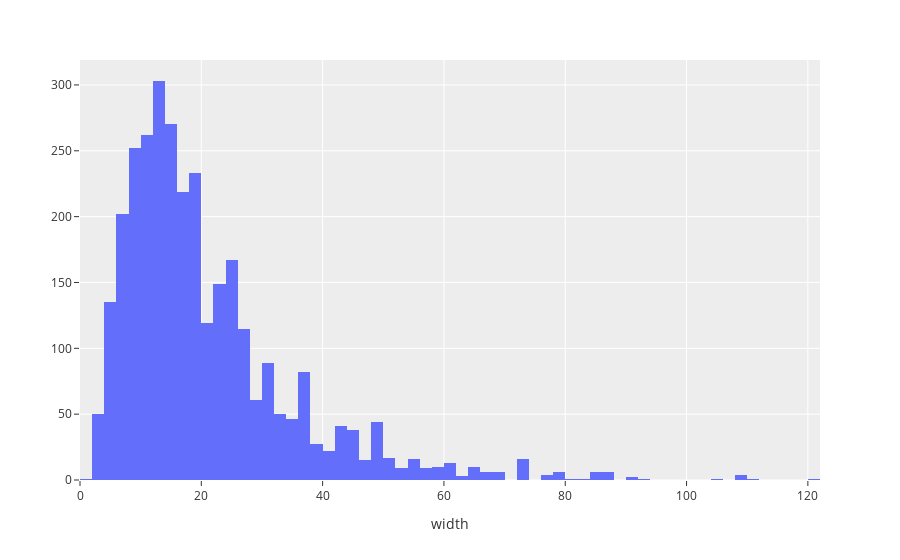

Source (notebook cell):
### Code cell
#Histogram of height
fig = px.histogram(DF,x='Height_in')

fig.update_layout(template="ggplot2",
                  xaxis_title="height in inches",
                  yaxis_title="")

fig.show()

### Figure 1 — Plotly figure (JSON) as saved in the notebook; plotly's stock layout.template omitted (floating-point values rounded to 4 significant figures; data arrays with more than 128 entries replaced by an {"elided": "..."} marker saying what was removed)
{"data": [{"bingroup": "x", "hovertemplate": "Height_in=%{x}<br>count=%{y}<extra></extra>", "legendgroup": "", "marker": {"color": "#636efa", "pattern": {"shape": ""}}, "name": "", "orientation": "v", "showlegend": false, "type": "histogram", "x": {"elided": "3393 float values"}, "xaxis": "x", "yaxis": "y"}], "layout": {"barmode": "relative", "legend": {"tracegroupgap": 0}, "margin": {"t": 60}, "xaxis": {"anchor": "y", "domain": [0, 1], "title": {"text": "width"}}, "yaxis": {"anchor": "x", "domain": [0, 1], "title": {"text": ""}}}}
